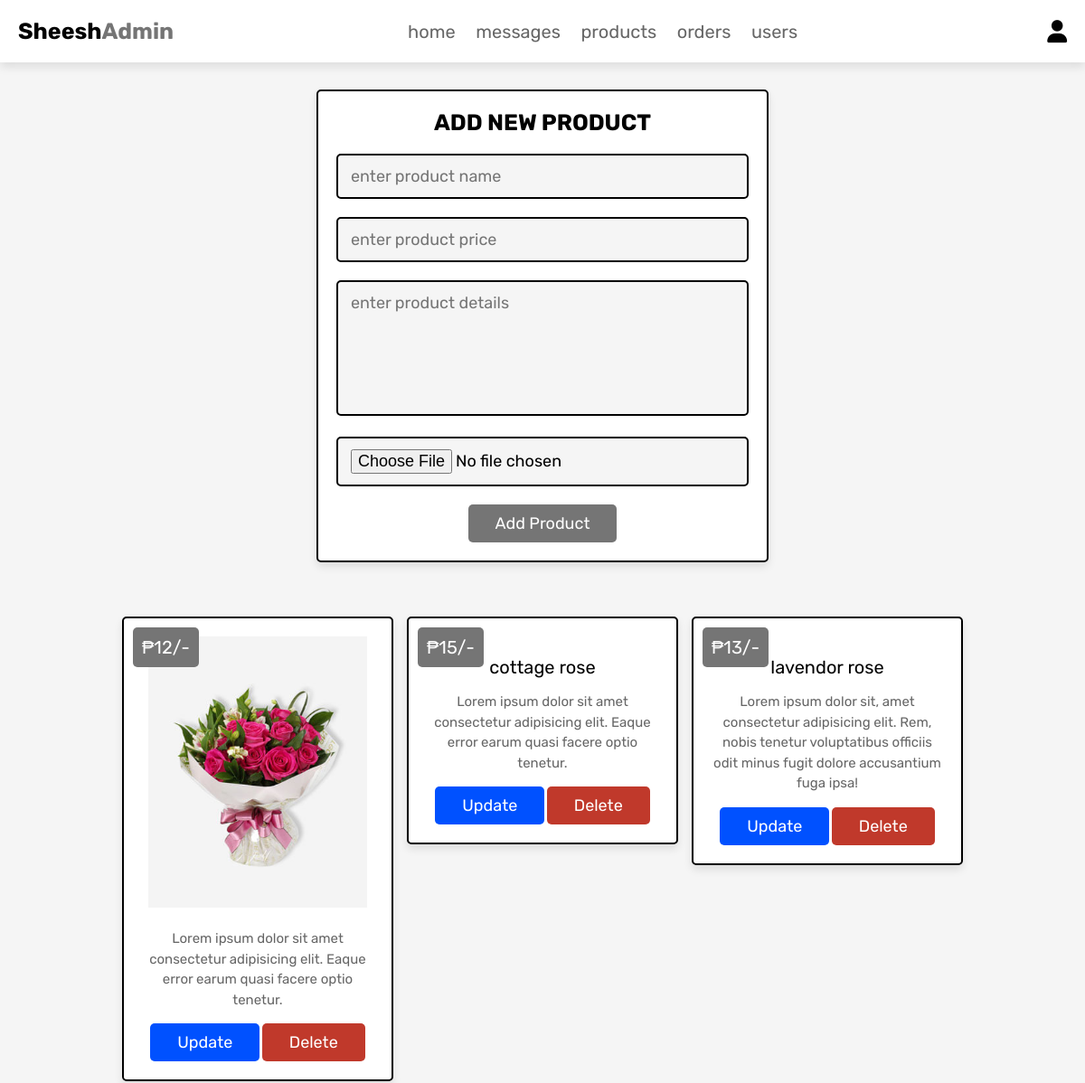
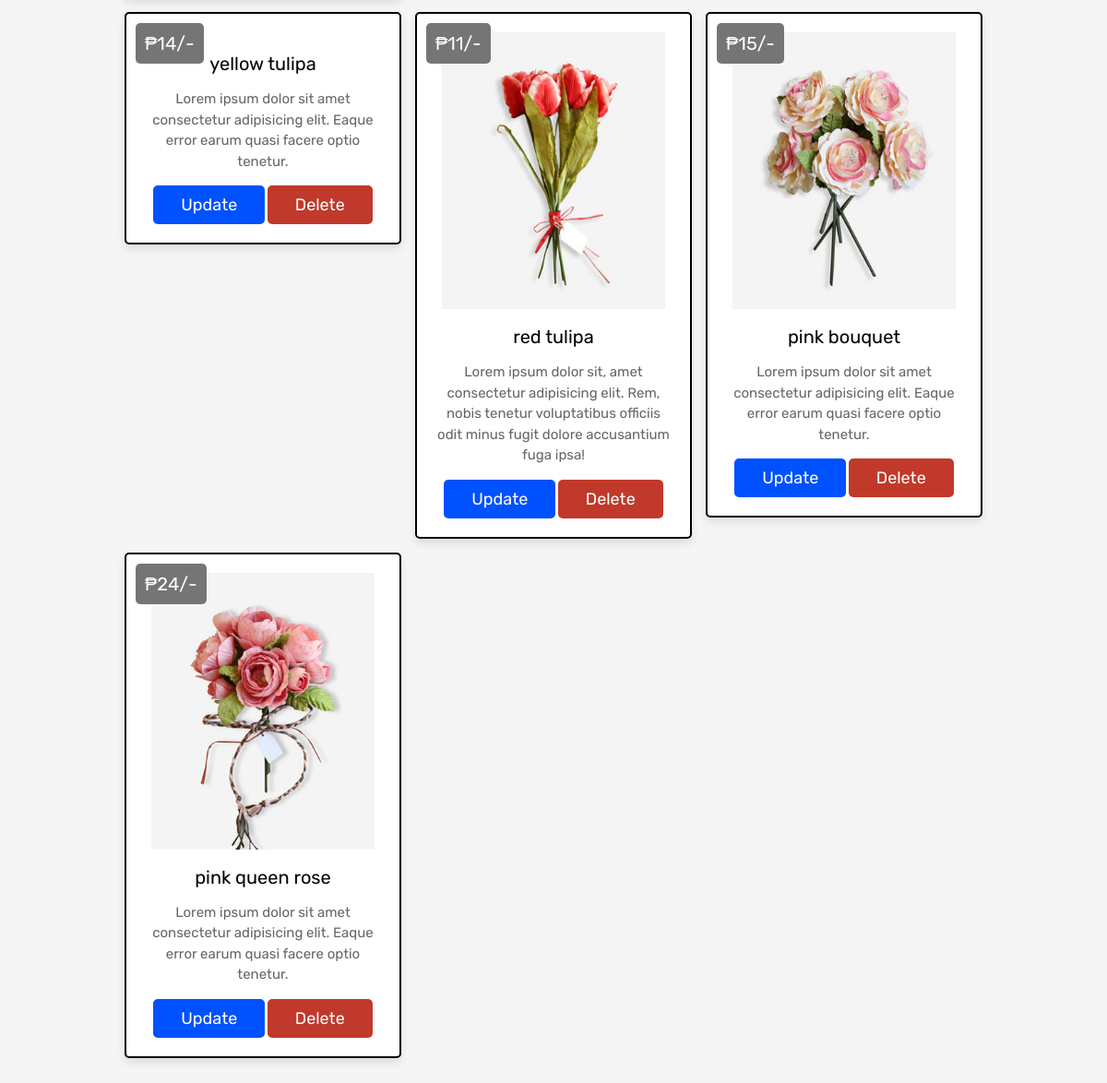
The page /admin_products.php (signed in) on the database its author committed (2 pictures, top to bottom).
### tables this page shows
CREATE TABLE `products` (
  `id` int(100) NOT NULL,
  `name` varchar(100) NOT NULL,
  `details` varchar(500) NOT NULL,
  `price` int(100) NOT NULL,
  `image` varchar(100) NOT NULL
);

### admin_products.php (the view, shortened to what this page needs)
<?php
@include 'config.php';
?>
<!DOCTYPE html>
<html lang="en">
<head>
   <link rel="stylesheet" href="https://cdnjs.cloudflare.com/ajax/libs/font-awesome/6.0.0/css/all.min.css">
   <link rel="stylesheet" href="css/admin_style.css">
</head>
<body>
<?php @include 'admin_header.php'; ?>
<section class="add-products">
   <form action="" method="POST" enctype="multipart/form-data">
      <h3>add new product</h3>
      <input type="text" class="box" required placeholder="enter product name" name="name">
      <input type="number" min="0" class="box" required placeholder="enter product price" name="price">
      <textarea name="details" class="box" required placeholder="enter product details" cols="30" rows="10"></textarea>
      <input type="file" accept="image/jpg, image/jpeg, image/png" required class="box" name="image">
      <input type="submit" value="add product" name="add_product" class="btn">
   </form>
</section>
<section class="show-products">
   <div class="box-container">
      <?php
         $select_products = mysqli_query($conn, "SELECT * FROM `products`") or die('query failed');
         if(mysqli_num_rows($select_products) > 0){
            while($fetch_products = mysqli_fetch_assoc($select_products)){
      ?>
      <div class="box">
         <div class="price">₱<?php echo $fetch_products['price']; ?>/-</div>
         <img class="image" src="uploaded_img/<?php echo $fetch_products['image']; ?>" alt="">
         <div class="name"><?php echo $fetch_products['name']; ?></div>
         <div class="details"><?php echo $fetch_products['details']; ?></div>
         <a href="admin_update_product.php?update=<?php echo $fetch_products['id']; ?>" class="option-btn">update</a>
         <a href="admin_products.php?delete=<?php echo $fetch_products['id']; ?>" class="delete-btn" onclick="return confirm('delete this product?');">delete</a>
      </div>
      <?php
         }
      }else{
         echo '<p class="empty">no products added yet!</p>';
      }
      ?>
   </div>
</section>
</body>
</html>

### admin_header.php (shortened to what this page needs)
<header class="header">
   <div class="flex">
      <a href="admin_page.php" class="logo"><b>Sheesh<span>Admin</span></b></a>
      <nav class="navbar">
         <a href="admin_page.php">home</a>
         <a href="admin_contacts.php">messages</a>
         <a href="admin_products.php">products</a>
         <a href="admin_orders.php">orders</a>
         <a href="admin_users.php">users</a>
      </nav>
      <div class="icons">
         <div id="user-btn" class="fas fa-user"></div>
      </div>
   </div>
</header>

### css/admin_style.css (style rules this page uses)
:root { --pink:#757575; --red:#c0392b; --orange:#0051ff; --black:#000000; --white:#fff; --light-color:#666; --light-white:#ccc; --light-bg:#f5f5f5; --border:.2rem solid var(--black); --box-shadow:0 .5rem 1rem rgba(0,0,0,.1); }
* { font-family: 'Rubik', sans-serif; margin:0; padding:0; box-sizing: border-box; outline: none; border:none; text-decoration: none; transition:all .2s linear; }
html { font-size: 62.5%; overflow-x: hidden; scroll-behavior: smooth; scroll-padding-top: 6.5rem; }
body { background: var(--light-bg); }
section { padding:3rem 2rem; }
.btn, .delete-btn, .option-btn { display: inline-block; border-radius: .5rem; margin-top: 1rem; font-size: 1.8rem; color:var(--white); cursor: pointer; padding:1rem 3rem; text-transform: capitalize; }
.btn { background-color: var(--pink); }
.delete-btn { background-color: var(--red); }
.option-btn { background-color: var(--orange); }
.header { position: sticky; top:0; left:0; right:0; z-index: 1000; background-color: var(--white); box-shadow: var(--box-shadow); }
.header .flex { display: flex; align-items: center; justify-content: space-between; padding:2rem; max-width: 1200px; margin:0 auto; position: relative; }
.header .flex .icons div { font-size: 2.5rem; margin-left: 1.7rem; cursor: pointer; color:var(--black); }
.header .flex .navbar a { margin:0 1rem; font-size: 2rem; color:var(--light-color); }
.header .flex .logo { font-size: 2.5rem; color:var(--black); }
.header .flex .logo span { color:var(--pink); }
.add-products form { max-width: 50rem; border-radius: .5rem; background-color: var(--white); border:var(--border); padding:2rem; text-align: center; margin:0 auto; box-shadow: var(--box-shadow); }
.add-products form h3 { font-size: 2.5rem; text-transform: uppercase; color:var(--black); margin-bottom: 1rem; }
.add-products form .box { width: 100%; margin:1rem 0; font-size: 1.8rem; color:var(--black); border-radius: .5rem; background-color: var(--light-bg); padding:1.2rem 1.4rem; border:var(--border); }
.add-products form textarea { height: 15rem; resize: none; }
.show-products .box-container { display: grid; grid-template-columns: repeat(auto-fit, 30rem); gap:1.5rem; align-items: flex-start; max-width: 1200px; margin: 0 auto; justify-content: center; }
.show-products .box-container .box { text-align: center; padding:2rem; border:var(--border); background-color: var(--white); box-shadow: var(--box-shadow); border-radius: .5rem; position: relative; }
.show-products .box-container .box .image { height: 30rem; margin-bottom: .5rem; }
.show-products .box-container .box .price { background-color: var(--pink); position: absolute; top:1rem; left:1rem; border-radius: .5rem; color:var(--white); padding:1rem; font-size: 2rem; }
.show-products .box-container .box .name { margin:1rem 0; font-size: 2rem; color:var(--black); }
.show-products .box-container .box .details { line-height: 1.5; color:var(--light-color); font-size: 1.5rem; padding:.5rem 0; }

### rows shown on the page
products: price "12", image (picture), details "Lorem ipsum dolor sit amet consectetur adipisicing elit. Eaque error earum quasi facere optio tenetur."
products: price "15", name "cottage rose", details "Lorem ipsum dolor sit amet consectetur adipisicing elit. Eaque error earum quasi facere optio tenetur."
products: price "13", name "lavendor rose", details "Lorem ipsum dolor sit, amet consectetur adipisicing elit. Rem, nobis tenetur voluptatibus officiis odit minus fugit dolore accusantium fuga ipsa!"
products: price "14", name "yellow tulipa", details "Lorem ipsum dolor sit amet consectetur adipisicing elit. Eaque error earum quasi facere optio tenetur."
products: price "11", image (picture), name "red tulipa", details "Lorem ipsum dolor sit, amet consectetur adipisicing elit. Rem, nobis tenetur voluptatibus officiis odit minus fugit dolore accusantium fuga ipsa!"
products: price "15", image (picture), name "pink bouquet", details "Lorem ipsum dolor sit amet consectetur adipisicing elit. Eaque error earum quasi facere optio tenetur."
products: price "24", image (picture), name "pink queen rose", details "Lorem ipsum dolor sit amet consectetur adipisicing elit. Eaque error earum quasi facere optio tenetur."
